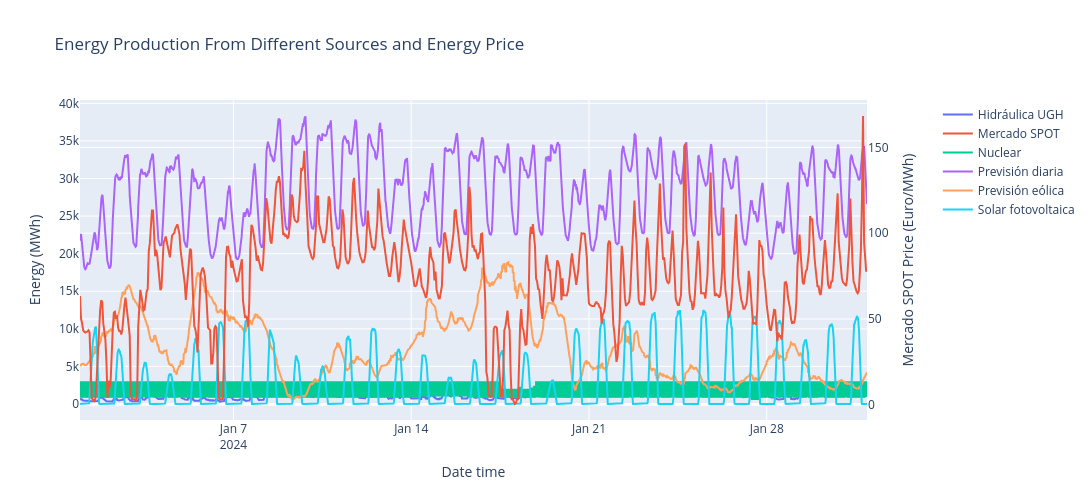

The notebook cell this image was saved under:
### Code cell
# plot
Energy_type = df.name.unique()
fig = go.Figure()
for idx, data in df.groupby(['name']):
    idx_name = idx[0] if isinstance(idx, tuple) else idx
    if idx_name != 'Mercado SPOT':
        fig.add_trace(go.Scatter(
            x= data['datetime'],
            y = data['value'],
            name = str(idx_name)
        ))
    else:
        fig.add_trace(go.Scatter(
                x= data['datetime'],
                y = data['value'],
                name = str(idx_name),
                yaxis='y2'
            ))
fig.update_layout(
    xaxis_title = 'Date time',
    yaxis_title = 'Energy (MWh)',
    title = 'Energy Production From Different Sources and Energy Price',
    width = 1300,
    height = 500,
    yaxis2=dict(
        title="Mercado SPOT Price (Euro/MWh)",
        overlaying='y',
        side='right',
    ),
    legend = dict(x=1.09,y=1),
    hovermode = 'x'
)  
fig.show()

### Figure 1 — Plotly figure (JSON) as saved in the notebook; plotly's stock layout.template omitted (floating-point values rounded to 4 significant figures; data arrays with more than 128 entries replaced by an {"elided": "..."} marker saying what was removed)
{"data": [{"name": "Hidráulica UGH", "type": "scatter", "x": {"elided": "2976 str values"}, "y": {"elided": "2976 float values"}}, {"name": "Mercado SPOT", "type": "scatter", "x": {"elided": "744 str values"}, "y": {"elided": "744 float values"}, "yaxis": "y2"}, {"name": "Nuclear", "type": "scatter", "x": {"elided": "2930 str values"}, "y": {"elided": "2930 float values"}}, {"name": "Previsión diaria", "type": "scatter", "x": {"elided": "2976 str values"}, "y": {"elided": "2976 float values"}}, {"name": "Previsión eólica", "type": "scatter", "x": {"elided": "2976 str values"}, "y": {"elided": "2976 float values"}}, {"name": "Solar fotovoltaica", "type": "scatter", "x": {"elided": "2976 str values"}, "y": {"elided": "2976 float values"}}], "layout": {"height": 500, "hovermode": "x", "legend": {"x": 1.09, "y": 1}, "title": {"text": "Energy Production From Different Sources and Energy Price"}, "width": 1300, "xaxis": {"title": {"text": "Date time"}}, "yaxis": {"title": {"text": "Energy (MWh)"}}, "yaxis2": {"overlaying": "y", "side": "right", "title": {"text": "Mercado SPOT Price (Euro/MWh)"}}}}
